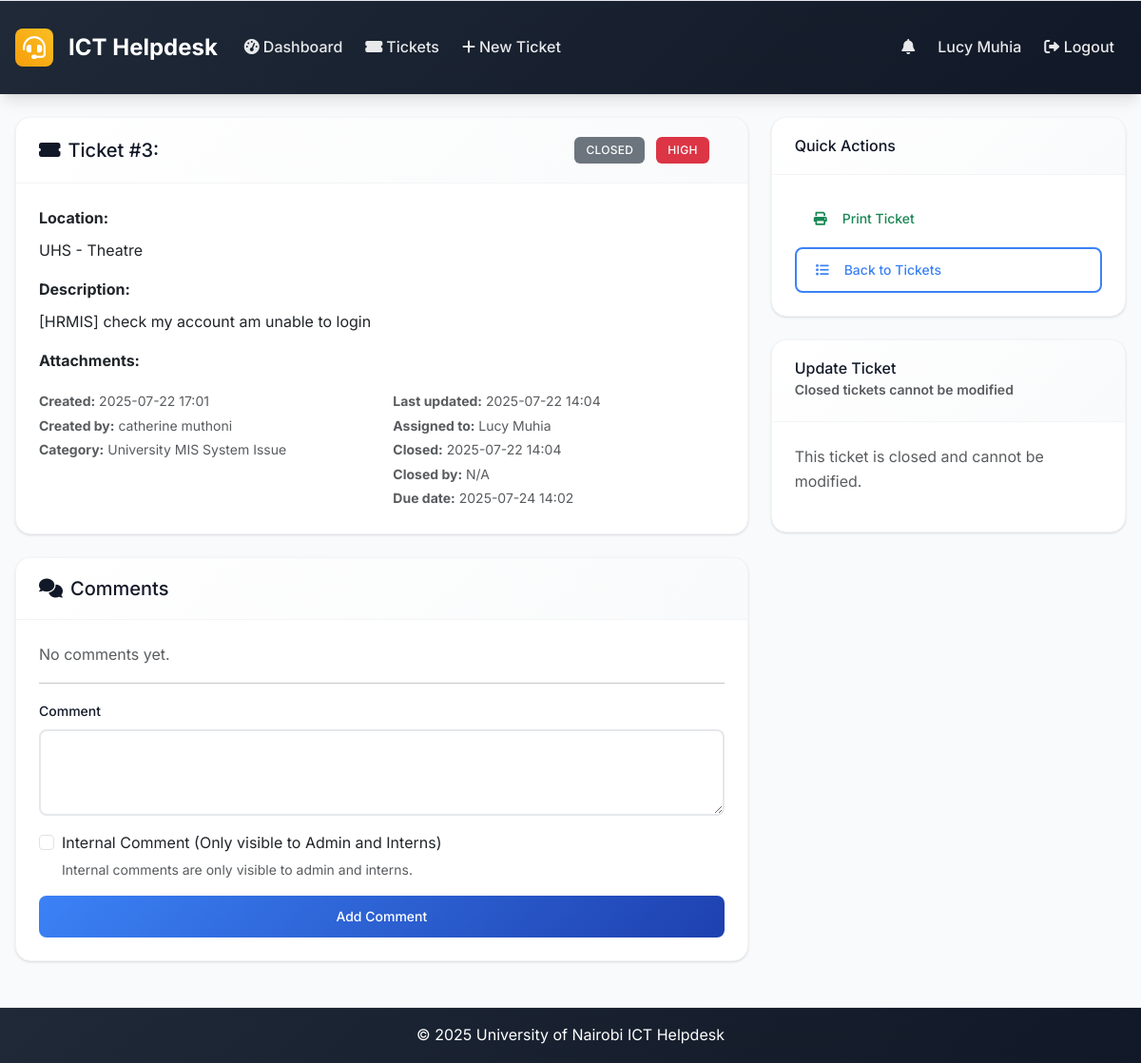
Page /ticket/3 (signed in) on the committed database.
### models.py (models this page shows, shortened)
class User(UserMixin, db.Model):
    id = db.Column(db.Integer, primary_key=True)
    username = db.Column(db.String(64), unique=True, nullable=False)
    email = db.Column(db.String(120), unique=True, nullable=False)
    password_hash = db.Column(db.String(256), nullable=False)
    full_name = db.Column(db.String(100), nullable=False)
    role = db.Column(db.String(20), nullable=False, default='user')  # admin, intern, user
    created_at = db.Column(db.DateTime, default=datetime.utcnow)
    is_active = db.Column(db.Boolean, default=True)
    is_verified = db.Column(db.Boolean, default=False)
    verification_token = db.Column(db.String(128), nullable=True)
    tickets_created = db.relationship('Ticket', foreign_keys='Ticket.created_by_id', backref='creator', lazy='dynamic')
    assigned_tickets = db.relationship('Ticket', secondary='ticket_assignees', back_populates='assignees', lazy='selectin')
    comments = db.relationship('Comment', backref='author', lazy='dynamic')

class Ticket(db.Model):
    id = db.Column(db.Integer, primary_key=True)
    location = db.Column(db.String(200), nullable=False)
    description = db.Column(Text, nullable=False)
    status = db.Column(db.String(20), nullable=False, default='open')  # open, in_progress, resolved, closed
    priority = db.Column(db.String(20), nullable=False, default='medium')  # low, medium, high, urgent
    created_at = db.Column(db.DateTime, default=datetime.utcnow)
    updated_at = db.Column(db.DateTime, default=datetime.utcnow, onupdate=datetime.utcnow)
    closed_at = db.Column(db.DateTime)
    closed_by_id = db.Column(db.Integer, db.ForeignKey('user.id'), nullable=True)
    due_date = db.Column(db.DateTime, nullable=True)
    created_by_id = db.Column(db.Integer, db.ForeignKey('user.id'), nullable=True)
    category_id = db.Column(db.Integer, db.ForeignKey('category.id'))
    comments = db.relationship('Comment', backref='ticket', lazy='dynamic', cascade='all, delete-orphan')
    attachments = db.relationship('Attachment', backref='ticket', lazy='dynamic', cascade='all, delete-orphan')
    assignees = db.relationship('User', secondary=ticket_assignees, back_populates='assigned_tickets', lazy='selectin')
    closed_by = db.relationship('User', foreign_keys=[closed_by_id], backref='closed_tickets')

class Category(db.Model):
    id = db.Column(db.Integer, primary_key=True)
    name = db.Column(db.String(50), unique=True, nullable=False)
    description = db.Column(db.String(200))
    created_at = db.Column(db.DateTime, default=datetime.utcnow)
    tickets = db.relationship('Ticket', backref='category', lazy='dynamic')

### routes.py (the view)
@app.route('/ticket/<int:id>')
@login_required
def ticket_detail(id):
    ticket = Ticket.query.get_or_404(id)
    if current_user.role == 'user' and ticket.created_by_id != current_user.id:
        abort(403)
    elif current_user.role == 'intern' and current_user.id not in [u.id for u in ticket.assignees] and ticket.created_by_id != current_user.id:
        abort(403)
    if current_user.role == 'user':
        comments = Comment.query.filter_by(ticket_id=id, is_internal=False).order_by(Comment.created_at).all()
    else:
        comments = Comment.query.filter_by(ticket_id=id).order_by(Comment.created_at).all()
    comment_form = CommentForm()
    update_form = TicketUpdateForm(obj=ticket) if current_user.role in ['admin', 'intern'] else None
    return render_template('ticket_detail.html', ticket=ticket, comments=comments,
                         comment_form=comment_form, update_form=update_form)

### forms.py
class CommentForm(FlaskForm):
    content = TextAreaField('Comment', validators=[DataRequired()])
    is_internal = BooleanField('Internal Comment (Only visible to Admin and Interns)')
    submit = SubmitField('Add Comment')

class TicketUpdateForm(FlaskForm):
    status = SelectField('Status', choices=[
        ('open', 'Open'),
        ('in_progress', 'In Progress'),
        ('resolved', 'Resolved'),
        ('closed', 'Closed')
    ])
    assignees = SelectMultipleField('Assignees', coerce=int, validators=[Optional()])
    priority = SelectField('Priority', choices=[
        ('low', 'Low'),
        ('medium', 'Medium'),
        ('high', 'High'),
        ('urgent', 'Urgent')
    ])
    submit = SubmitField('Update Ticket')
    def __init__(self, *args, **kwargs):
        super(TicketUpdateForm, self).__init__(*args, **kwargs)
        self.assignees.choices = [(u.id, u.full_name) for u in User.query.filter(User.role.in_(['admin', 'intern'])).all()]

### app.py (called while the page is built)
@login_manager.user_loader
def load_user(user_id):
    from models import User
    return User.query.get(int(user_id))

@app.context_processor
def inject_now():
    return {'now': datetime.utcnow}

### routes.py (called while the page is built)
@app.context_processor
def inject_datetime():
    return dict(datetime=datetime)

### utils.py (called while the page is built)
def get_priority_badge_class(priority):
    classes = {
        'low': 'bg-secondary',
        'medium': 'bg-warning',
        'high': 'bg-danger',
        'urgent': 'bg-danger'
    }
    return classes.get(priority, 'bg-secondary')

def get_status_badge_class(status):
    classes = {
        'open': 'bg-primary',
        'in_progress': 'bg-warning',
        'resolved': 'bg-success',
        'closed': 'bg-secondary'
    }
    return classes.get(status, 'bg-secondary')

def format_datetime(dt):
    if not dt:
        return 'N/A'
    return dt.strftime('%Y-%m-%d %H:%M')

def nl2br(value):
    if not value:
        return value
    return value.replace('\n', '<br>')

### templates/ticket_detail.html (shortened to what this page needs)
{% extends "base.html" %}
{% block content %}
<div class="row">
    <div class="col-md-8">
        <div class="card mb-4">
            <div class="card-header d-flex justify-content-between align-items-center">
                <h5 class="mb-0">
                    <i class="fas fa-ticket-alt me-2"></i>Ticket #{{ ticket.id }}: {{ ticket.title }}
                </h5>
                <div class="d-flex align-items-center">
                    <div class="me-3">
                        <span class="badge {{ ticket.status|status_badge }} me-2">
                            {{ ticket.status.replace('_', ' ').title() }}
                        </span>
                        <span class="badge {{ ticket.priority|priority_badge }}">
                            {{ ticket.priority.title() }}
                        </span>
                    </div>
                </div>
            </div>
            <div class="card-body">
                <div class="mb-3">
                    <strong>Location:</strong>
                    <div class="mt-2">{{ ticket.location }}</div>
                </div>
                <div class="mb-3">
                    <strong>Description:</strong>
                    <div class="mt-2">{{ ticket.description|nl2br }}</div>
                </div>
                {% if ticket.attachments %}
                <div class="mb-3">
                    <strong>Attachments:</strong>
                </div>
                {% endif %}
                <div class="row">
                    <div class="col-md-6">
                        <small class="text-muted">
                            <strong>Created:</strong> {{ ticket.created_at|format_datetime }}<br>
                            <strong>Created by:</strong> {{ ticket.creator.full_name }}<br>
                            {% if ticket.category %}
                            <strong>Category:</strong> {{ ticket.category.name }}<br>
                            {% endif %}
                        </small>
                    </div>
                    <div class="col-md-6">
                        <small class="text-muted">
                            <strong>Last updated:</strong> {{ ticket.updated_at|format_datetime }}<br>
                            <strong>Assigned to:</strong>
                            {% if ticket.assignees|length == 0 %}
                                Unassigned
                            {% else %}
                                {% for user in ticket.assignees %}{{ user.full_name }}{% if not loop.last %}, {% endif %}{% endfor %}
                            {% endif %}<br>
                            {% if ticket.closed_at %}
                            <strong>Closed:</strong> {{ ticket.closed_at|format_datetime }}<br>
                            <strong>Closed by:</strong> {{ ticket.closed_by.full_name if ticket.closed_by else 'N/A' }}<br>
                            {% endif %}
                            {% if ticket.due_date %}
                            <strong>Due date:</strong> {{ ticket.due_date|format_datetime }}<br>
                            {% endif %}
                        </small>
                    </div>
                </div>
            </div>
        </div>
        <div class="card">
            <div class="card-header">
                <h5 class="mb-0"><i class="fas fa-comments me-2"></i>Comments</h5>
            </div>
            <div class="card-body">
                {% if comments %}
                    {% for comment in comments %}
                    <div class="border-start border-3 {% if comment.is_internal %}border-warning{% else %}border-primary{% endif %} ps-3 mb-3">
                        <div class="d-flex justify-content-between align-items-start">
                            <div>
                                <strong>{{ comment.author.full_name }}</strong>
                                {% if comment.is_internal %}
                                    <span class="badge bg-warning text-dark ms-2">Internal</span>
                                {% endif %}
                            </div>
                            <small class="text-muted">{{ comment.created_at|format_datetime }}</small>
                        </div>
                        <div class="mt-2">{{ comment.content|nl2br }}</div>
                    </div>
                    {% endfor %}
                {% else %}
                    <p class="text-muted">No comments yet.</p>
                {% endif %}
                <hr>
                <form method="POST" action="{{ url_for('add_comment', id=ticket.id) }}">
                    <div class="mb-3">
                        {{ comment_form.content.label(class="form-label") }}
                        {{ comment_form.content(class="form-control", rows="3") }}
                    </div>
                    {% if current_user.role in ['admin', 'intern'] %}
                    <div class="mb-3 form-check">
                        {{ comment_form.is_internal(class="form-check-input") }}
                        {{ comment_form.is_internal.label(class="form-check-label") }}
                        <div class="form-text">Internal comments are only visible to admin and interns.</div>
                    </div>
                    {% endif %}
                    <div class="d-grid">
                        {{ comment_form.submit(class="btn btn-primary") }}
                    </div>
                </form>
            </div>
        </div>
    </div>
    <div class="col-md-4">
        <div class="card mb-4">
            <div class="card-header">
                <h6 class="mb-0">Quick Actions</h6>
            </div>
            <div class="card-body">
                {% if ticket.status == 'closed' %}
                <a href="{{ url_for('print_ticket', id=ticket.id) }}" target="_blank" class="btn btn-outline-success w-100 mb-2">
                    <i class="fas fa-print me-2"></i>Print Ticket
                </a>
                {% endif %}
                <a href="{{ url_for('tickets_list') }}" class="btn btn-outline-primary w-100">
                    <i class="fas fa-list me-2"></i>Back to Tickets
                </a>
            </div>
        </div>
        {% if update_form and current_user.role in ['admin', 'intern'] %}
        <div class="card">
            <div class="card-header">
                <h6 class="mb-0">Update Ticket</h6>
                {% if ticket.status == 'closed' %}
                <small class="text-muted">Closed tickets cannot be modified</small>
                {% endif %}
            </div>
            <div class="card-body">
                {% if ticket.status == 'closed' %}
                <p class="text-muted">This ticket is closed and cannot be modified.</p>
                {% endif %}
            </div>
        </div>
        {% endif %}
    </div>
</div>
{% endblock %}

### templates/base.html (shortened to what this page needs)
<!DOCTYPE html>
<html lang="en">
<head>
    <link href="https://cdn.jsdelivr.net/npm/bootstrap@5.3.0/dist/css/bootstrap.min.css" rel="stylesheet">
    <link href="https://cdnjs.cloudflare.com/ajax/libs/font-awesome/6.0.0/css/all.min.css" rel="stylesheet">
    <link href="{{ url_for('static', filename='css/custom.css') }}" rel="stylesheet">
</head>
<body>
    <nav class="navbar navbar-expand-lg navbar-dark footer-sky">
        <div class="container-fluid px-3">
            <a class="navbar-brand" href="{{ url_for('index') }}">
                <i class="fas fa-headset me-2"></i>ICT Helpdesk
            </a>
            <div class="collapse navbar-collapse" id="navbarNav">
                <ul class="navbar-nav me-auto mb-2 mb-lg-0">
                    {% if current_user.is_authenticated %}
                    <li class="nav-item">
                        <a class="nav-link" href="{{ url_for('dashboard') }}">
                            <i class="fas fa-tachometer-alt me-1"></i>Dashboard
                        </a>
                    </li>
                    <li class="nav-item">
                        <a class="nav-link" href="{{ url_for('tickets_list') }}">
                            <i class="fas fa-ticket-alt me-1"></i>Tickets
                        </a>
                    </li>
                    <li class="nav-item">
                        <a class="nav-link" href="{{ url_for('new_ticket') }}">
                            <i class="fas fa-plus me-1"></i>New Ticket
                        </a>
                    </li>
                    {% endif %}
                </ul>
                <ul class="navbar-nav ms-auto mb-2 mb-lg-0">
                    {% if current_user.is_authenticated %}
                    {% if current_user.role in ['admin', 'intern'] %}
                    <li class="nav-item dropdown">
                        <a class="nav-link position-relative" href="#" id="notificationsDropdown" role="button" data-bs-toggle="dropdown" aria-expanded="false">
                            <i class="fas fa-bell"></i>
                        </a>
                    </li>
                    {% endif %}
                    <li class="nav-item">
                        <span class="nav-link">{{ current_user.full_name }}</span>
                    </li>
                    <li class="nav-item">
                        <a class="nav-link" href="{{ url_for('logout') }}"><i class="fas fa-sign-out-alt"></i> Logout</a>
                    </li>
                    {% endif %}
                </ul>
            </div>
        </div>
    </nav>
    <main class="container-fluid my-4 px-3">
        {% block content %}{% endblock %}
    </main>
    <footer class="footer-sky py-3 mt-5">
        <div class="container text-center">
            <span>&copy; {{ datetime.utcnow().year }} University of Nairobi ICT Helpdesk</span>
        </div>
    </footer>
</body>
</html>

### rows in the picture
User: full_name "Lucy Muhia"
Ticket: id "3", status.replace "CLOSED", priority "HIGH", location "UHS - Theatre", description "[HRMIS] check my account am unable to login", created_at "2025-07-22 17:01", updated_at "2025-07-22 14:04", closed_at "2025-07-22 14:04", due_date "2025-07-24 14:02"
User: creator.full_name "catherine muthoni"
Category: category.name "University MIS System Issue"

### other values in the picture
{{ ticket.closed_by.full_name if ticket.closed_by else 'N/A' }} "N/A"
{{ comment_form.content.label(class="form-label") }} "Comment"
{{ comment_form.is_internal.label(class="form-check-label") }} "Internal Comment (Only visible to Admin and Interns)"
